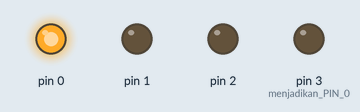
Recording of a sketch running on a simulated Arduino Uno, built with avr-gcc and run on an emulated ATmega328P. On the bench: output pins drawn as LEDs (lit = HIGH).

Above: at 0.5 s.
At 1.5 s:
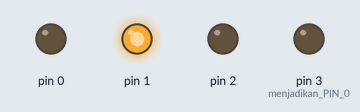
At 5.5 s:
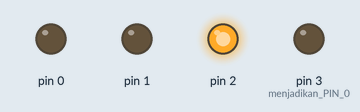
Timing chart, 0 to 6.9 s (numbered marks = the images above):
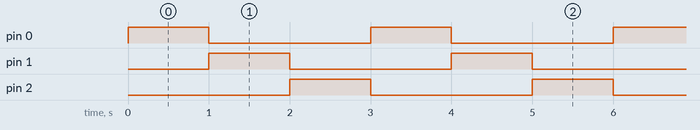

Measured:
- by itself, pin 0–2: alternates HIGH for 1.0 s and LOW for 2.0 s
- by itself, everything shown: repeats every 3.0 s, in 3 steps

The sketch:

3_LED_Thingsboard.ino
```cpp
// Lampu LED Berjalan Menggunakan Arduino UNO
// Menyalakan LED dengan Aktif HIGH

void setup()
{
pinMode(0, OUTPUT);
pinMode(1, OUTPUT);
pinMode(2, OUTPUT);
pinMode(3, OUTPUT);// menjadikan PIN 0, 1, 2, dan 3 sebagai OUTPUT
}

void loop()
{
//menyala secara bergilir

digitalWrite(0, HIGH);
digitalWrite(1, LOW);
digitalWrite(2, LOW);
delay(1000);
digitalWrite(0, LOW);
digitalWrite(1, HIGH);
digitalWrite(2, LOW);
delay(1000);
digitalWrite(0, LOW);
digitalWrite(1, LOW);
digitalWrite(2, HIGH);
delay(1000);
}
```
